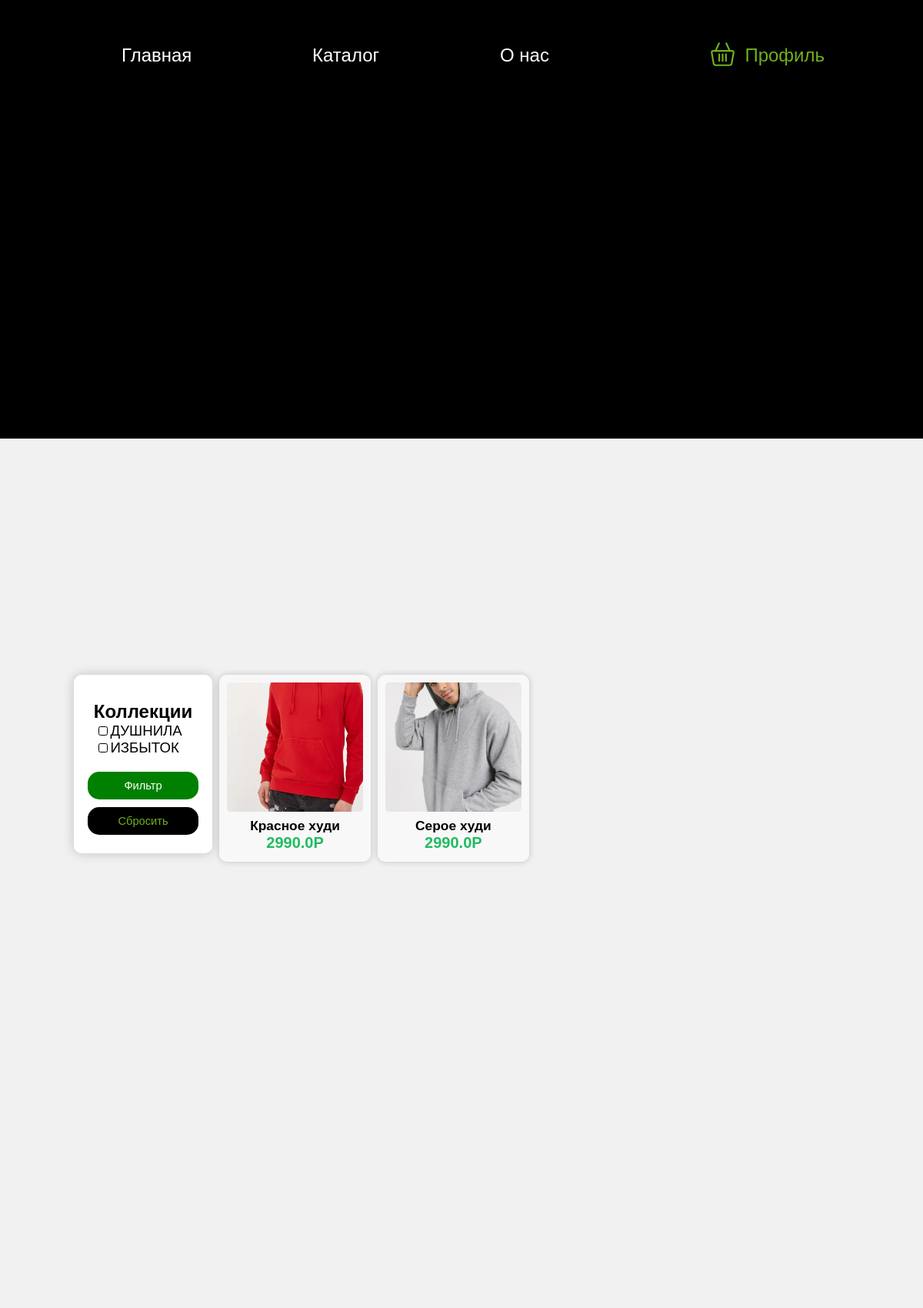
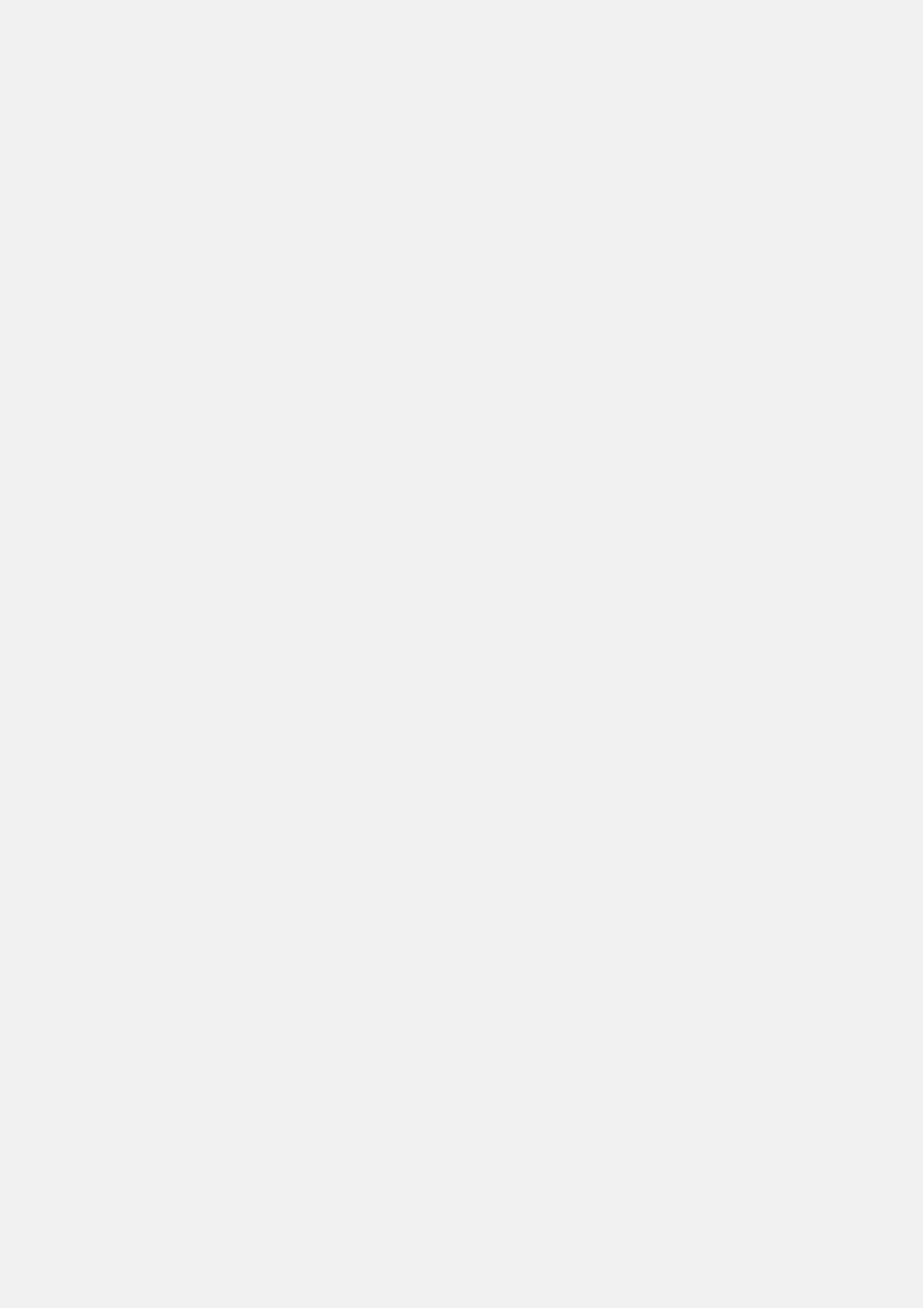
Page /catalog/3 (signed in, upper part) on the committed database (2 pictures, top to bottom).
### server.py (models this page shows)
class Collections(db.Model):
    id = db.Column(db.Integer, primary_key=True)
    title = db.Column(db.String(100))
    products = db.relationship('Product', backref='collections', lazy=True)

class Product(db.Model):
    id = db.Column(db.Integer, primary_key=True)
    name = db.Column(db.String(100))
    price = db.Column(db.Float)
    description = db.Column(db.String(255))
    count_available = db.Column(db.Integer)
    image = db.Column(db.String(255))
    catalog_id = db.Column(db.Integer, db.ForeignKey('catalog.id'))
    collection_id = db.Column(db.Integer, db.ForeignKey('collections.id'))

### server.py (the view)
@app.route('/catalog/<int:catalog_id>')
def catalog_tag(catalog_id):
    catalogs = Catalog.query.get(catalog_id)
    if catalogs is None:
        abort(404)
    collections = request.args.getlist('collection')
    collection = Collections.query.order_by(Collections.id).all()
    if not collections:
        product = Product.query.filter(Product.catalog_id == catalog_id).order_by(Product.name).all()
    else:
        product = Product.query.filter(Product.catalog_id == catalog_id, Product.collection_id.in_(collections)).all()
    return render_template('catalog.html', product=product, collection=collection, collections=collections,
                           catalog_id=catalog_id, user=current_user)

### server.py (called while the page is built)
@login_manager.user_loader
def load_user(user_id):
    return User.query.get(int(user_id))

### templates/catalog.html (shortened to what this page needs)
<!DOCTYPE html>
<html lang="en">
<head>
    <link rel="stylesheet" href="../static/css/catalog.css">
</head>
<body>
    <header class="headers">
        <nav>
            <a href="/" >Главная</a>
            <a href="/catalog" >Каталог</a>
            <a href="/info" >О нас</a>
        </nav>
        <nav class="login">
            {% if user.is_active %}
            <a href="/cart"><img src="../static/svg/cart.svg" alt=""></a>
            {% endif %}
            <a {% if user.is_active %} href="/profile">Профиль{% else %}  href="/userlogin"> Вход{% endif %}</a>
        </nav>
    </header>
    <div class="osn">
        <div class="filters">
            <div class="param1">
                <h1>Коллекции</h1>
                <form method="GET" action="/catalog/{{ catalog_id }}">
                    <div class="checkboxs">
                        {% for el in collection %}
                            <label><input type="checkbox" name="collection" value="{{ el.id }}"
                                          {% if el.id|string in collections %}checked{% endif %}>{{ el.title }}</label>
                        {% endfor %}
                    </div>
                    <button id="submit" type="submit">Фильтр</button>
                </form>
            </div>
            <form action="/catalog/{{ catalog_id }}">
                <button id="reset">Сбросить</button>
            </form>
        </div>
        <div class="goods">
            {% for el in product %}
            <a href="{{ catalog_id }}/product/{{ el.id }}">
                <div>
                    <img src="/static/products_img/{{ el.image }}" alt="">
                    <h2>{{ el.name }}</h2>
                    <h1>{{ el.price }}Р</h1>
                </div>
            </a>
            {% endfor %}
        </div>
    </div>
</body>
</html>

### static/css/catalog.css (style rules this page uses)
a { text-decoration: none; color: black; }
html { font-family: 'Jost SemiBold', sans-serif; font-size: 18pt; margin-right: 10%; background-color: black; }
body { background-color: black; color: white; }
header { display: flex; justify-content: space-between; align-items: center; margin-top: 5%; }
nav:last-of-type { margin-left: auto; }
.headers a { text-decoration: none; color: white; margin-left: 150px; }
.login { display: grid; grid-template-columns: 0% 90%; color: #72B01D; text-align: right; display: inline-block; vertical-align: middle; line-height: normal; }
.login a { color: #72B01D; margin-left:0px; display: inline-block; vertical-align: middle; line-height: normal; }
.login img { width:35px; margin-right:5px; display: inline-block; vertical-align: middle; line-height: normal; margin-bottom: 2px;` }
.osn { background-color: rgb(241, 241, 241); position: absolute; top: 18%; left: 0; width: 100%; height: 140%; }
.filters { position: absolute; left: 8%; top: 5%; color: black; background-color: white; width: 15%; margin-bottom: 0px; padding-bottom: 1%; padding-top: 2%; border-radius: 10px; box-shadow: rgba(0, 0, 0, 0.2) 0px 0px 15px; padding-bottom: 2%; }
.filters h1 { font-family: 'Jost SemiBold', sans-serif; font-size: 25pt; margin-bottom: 0px; margin-top: 10px; text-align: center; }
.filters input { margin-bottom: 0px; margin-top: 0px; margin-left: auto; }
.goods { display: flex; flex-wrap: wrap; position: absolute; left: 23%; top: 5%; width: 77%; }
.goods a { background-color: rgba(255, 255, 255, 0.527); border-radius: 10px; margin-left: 1%; margin-bottom: 1%; box-sizing: border-box; flex-basis: calc(100% / 4); max-width: calc(100% / 4.7); box-shadow: rgba(0, 0, 0, 0.2) 0px 0px 8px; overflow: hidden; }
.goods img { border-radius: 5px; margin-top: 5%; margin-left: 5%; width: 90%; height: 14vw; object-fit: cover; }
.goods h1 { font-family: 'Jost Medium', sans-serif; color: rgb(33, 187, 97); font-size: 15pt; margin-top: 0px; text-align: center; }
.goods h2 { font-family: 'Jost ExtraLight', sans-serif; color: black; font-size: 14pt; margin-bottom: 0px; margin-top: 1%; text-align: center; }
#submit { margin-left: 10%; font-family: 'Jost Medium', sans-serif; font-size: 11pt; border: None; margin-top: 20px; margin-bottom: 10px; background-color: green; color: white; padding: 10px; width: 80%; border-radius: 15px; }
#reset { margin-left: 10%; font-family: 'Jost Medium', sans-serif; font-size: 11pt; background-color: black; color: #72B01D; padding: 10px; width: 80%; border-radius: 15px; border: None; }
form { width: 100%; }
.checkboxs { width: 100%; display: grid; grid-template-columns: center; margin-left: -20% }
.checkboxs label { font-family: 'Jost Regular', sans-serif; font-size: 15pt; display: inline-flex; align-items: center; margin-left: 50%; }
input[type="checkbox"] { appearance: none; -webkit-appearance: none; -moz-appearance: none; width: 16px; height: 16px; border: 1px solid black; border-radius: 3px; outline: none; transition: background-color 0.3s ease-in-out; background-color: #FFF; position: relative; flex-shrink: 0; margin-left: 0; }
input[type="checkbox"]::before { top: 50%; left: 50%; transform: translate(-50%, -50%); color: white; font-size: 19px; font-weight: bold; opacity: 0; }
@media (max-width: 1500px) { .goods h1 { font-size: 15pt; } }
@media (max-width: 1500px) { .goods h2 { font-size: 13pt; } }
@media (max-width: 1500px) { .filters h1 { font-size: 23pt; } }
@media (max-width: 1500px) { .osn { top: 15%; } }
@media (max-width: 1500px) { input[type="checkbox"] { width: 15px; height: 15px; border-radius: 3px; } }
@media (max-width: 1500px) { .checkboxs { margin-left: -28%; } }
@media (max-width: 1500px) { .checkboxs label { font-size: 16pt; } }
@media (max-width: 1200px) { .osn { top: 13%; } }
@media (max-width: 1200px) { .filters h1 { font-size: 18pt; } }
@media (max-width: 1200px) { input[type="checkbox"] { width: 12px; height: 12px; border-radius: 2.5px; } }
@media (max-width: 1200px) { .checkboxs { margin-left: -32%; } }
@media (max-width: 1200px) { .checkboxs label { font-size: 14pt; } }

### rows in the picture
Collections: title "ДУШНИЛА"
Collections: title "ИЗБЫТОК"
Product: image (picture), name "Красное худи", price "2990.0"
Product: image (picture), name "Серое худи", price "2990.0"
